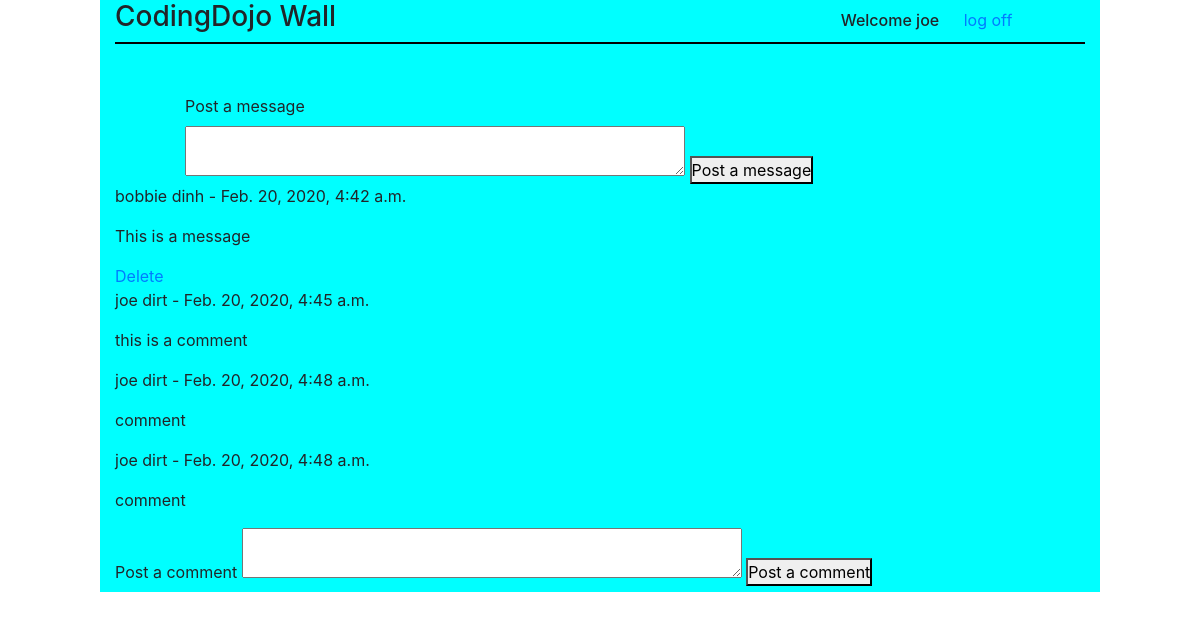
The page /wall (signed in) on the database its author committed.
### wallapp/models.py (models this page shows)
class User(models.Model):
    first = models.CharField(max_length=45)
    last = models.CharField(max_length=45)
    email = models.CharField(max_length=45)
    birthday = models.DateField()
    password = models.TextField()
    created_at = models.DateTimeField(auto_now_add=True)
    updated_at = models.DateTimeField(auto_now=True)
    objects = UserManager()

class Message(models.Model):
    message = models.TextField()
    user = models.ForeignKey(User, related_name='messages', on_delete=models.CASCADE)
    created_at = models.DateTimeField(auto_now_add=True)
    updated_at = models.DateTimeField(auto_now=True)

class Comment(models.Model):
    comment = models.TextField()
    user = models.ForeignKey(User, related_name='comments', on_delete=models.CASCADE)
    message = models.ForeignKey(Message, related_name='comments', on_delete=models.CASCADE)
    created_at = models.DateTimeField(auto_now_add=True)
    updated_at = models.DateTimeField(auto_now=True)

### wallapp/views.py (the view)
# urls.py: path('wall', views.wall),
def wall(request):
    if 'user' not in request.session:
        return HttpResponse("Please Log In")
    context={
        'user': User.objects.get(id=request.session['user']),
        'messages': Message.objects.all(),
    }
    return render(request, 'wall.html', context)

### wallapp/templates/wall.html (shortened to what this page needs)
<!doctype html>
<html lang="en">
  <head>
    <link rel="stylesheet" href="https://stackpath.bootstrapcdn.com/bootstrap/4.4.1/css/bootstrap.min.css">
  </head>
  <body>
    <div class="container">
        <div class="header">
            <h3>CodingDojo Wall</h3>
            <h6>Welcome {{user.first}}</h6>
            <a href="/logout">log off</a>
        </div>
        <div class="message_form">
            <form action="/message" method="POST">
                <label for="message">Post a message</label>
                <textarea name="message"></textarea>
                <button type="submit">Post a message</button>
            </form>
        </div>
        <div class="content">
            {% for message in messages %}
            <div class="message">
                <p>{{message.user.first}} {{message.user.last}} - {{message.created_at}}</p>
                <p>{{message.message}}</p>
                <a href="/delete/{{message.id}}">Delete</a>
                <div class="comment">
                    {% for comment in message.comments.all %}
                    <p>{{user.first}} {{user.last}} - {{comment.created_at}}</p>
                     <p>{{comment.comment}}</p>
                    {% endfor %}
                    <form action="/comment" method="POST">
                        <label for="comment">Post a comment</label>
                        <textarea name="comment"></textarea>
                        <button type="submit">Post a comment</button>
                    </form>
                </div>
            </div>
            {% endfor %}
        </div>
    </div>
  </body>
</html>

### wallapp/templates/wall.html (style rules this page uses)
* { margin: 0px; padding: 0px; }
.container { width: 1000px; background-color: aqua; }
.header { border-bottom: 2px solid black; margin-bottom: 50px; }
.header h3 { display: inline-block; }
.header h6 { display: inline-block; margin-left: 500px; }
.header a { margin-left: 20px; }
.message_form { margin-left: 70px; }
.message_form label { display: block; }
textarea { width: 500px; }

### rows shown on the page
User: first "joe", last "dirt"
Message: user.first "bobbie", user.last "dinh", created_at "Feb. 20, 2020, 4:42 a.m.", message "This is a message"
Comment: created_at "Feb. 20, 2020, 4:45 a.m.", comment "this is a comment"
Comment: created_at "Feb. 20, 2020, 4:48 a.m.", comment "comment"
Comment: created_at "Feb. 20, 2020, 4:48 a.m.", comment "comment"
